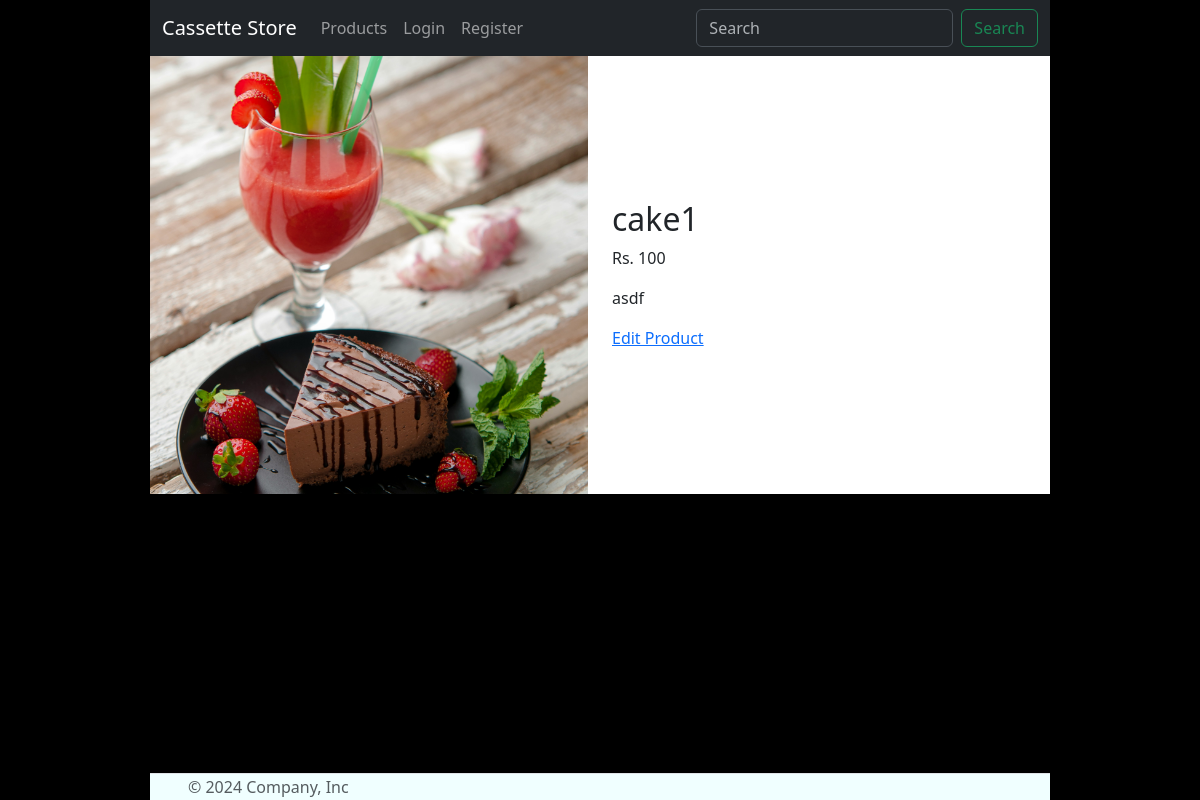
/products/1, run on the app's committed database.
### myapp/models.py (models this page shows, shortened)
class Product(models.Model):
    name = models.CharField(max_length=100) # becomes varchar
    price = models.PositiveIntegerField() # becomes unsigned int
    description = models.TextField() # becomes long or medium text
    stock = models.PositiveIntegerField(default=1)
    created_at =  models.DateTimeField(auto_now_add=True) # stores the curdatetime() in a datetime field
    pic = models.ImageField(upload_to="products/", null = True)

### myapp/views.py (the view)
# urls.py: path('products/<int:id>', views.product_details, name="p_details" ),
def product_details(request, id):
    product = Product.objects.get(id = id)
    context = {
        'product' : product
    }
    template = loader.get_template('prod_details.html')
    return HttpResponse(template.render(context, request))

### myapp/templates/prod_details.html (shortened to what this page needs)
{% extends 'base.html' %}
{% load static %}
{% block content %}
<div class="prod-container">
   <div class="row align-items-center">
     <div class="col-6 prod-img">
      <img src="{{product.pic.url}}" alt="">
     </div>
   <div class="col-6">
      <div>
         <h2>{{product.name}}</h2>
         <p>Rs. {{product.price}}</p>
      </div>
      <div>
         <p class="prod-description">
            {{product.description}}
         </p>
         <a href="{% url 'editProd' product.pk %}">Edit Product</a>
      </div>
   </div>
   </div>
 </div>
{% endblock %}

### static/css/style.css (style rules this page uses)
* { padding: 0; margin: 0; box-sizing: border-box; }
html { background-color: rgb(0, 0, 0); }

### data on the page
Product: pic (picture), name "cake1", price "100", description "asdf"
